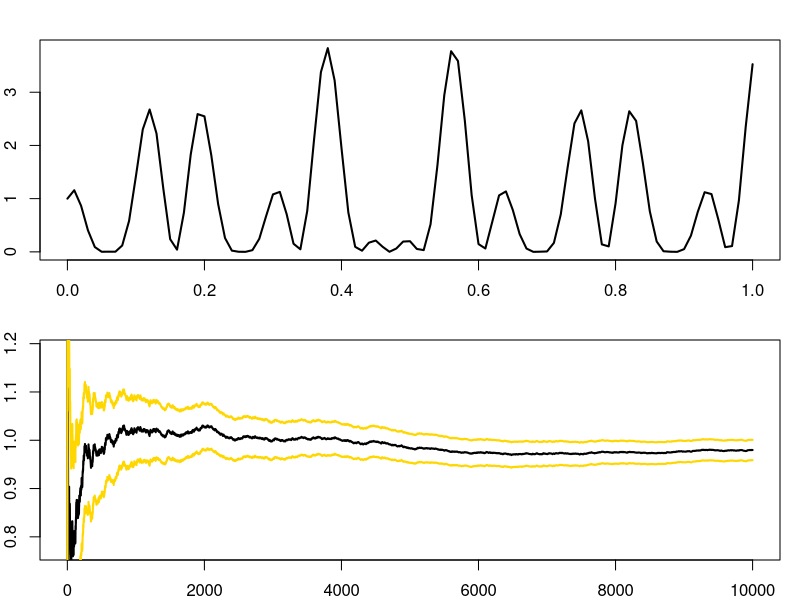

The R source for this figure:
h=function(x){(cos(50*x)+sin(20*x))^2}
par(mar=c(2,2,2,1),mfrow=c(2,1))
curve(h,xlab="Function",ylab="",lwd=2)
integrate(h,0,1)
x=h(runif(10^4))
estint=cumsum(x)/(1:10^4)
esterr=sqrt(cumsum((x-estint)^2))/(1:10^4)
plot(estint, xlab="Mean and error range",type="l",lwd=+ 2,ylim=mean(x)+20*c(-esterr[10^4],esterr[10^4]),ylab="")
lines(estint+2*esterr,col="gold",lwd=2)
lines(estint-2*esterr,col="gold",lwd=2)
h


























